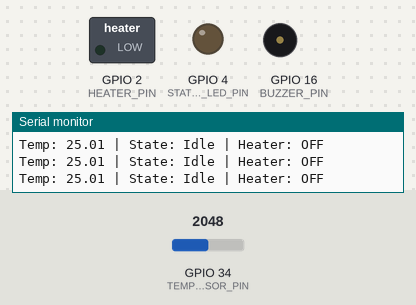
Bench run of a sketch on a simulated ESP32. Shown: switched loads named in the sketch (green lamp = pin HIGH), output pins drawn as LEDs (lit = HIGH), buzzer (waves = sounding, pin HIGH), the last lines printed to the serial monitor. Dashed ring = blinking. The inputs (shaded band) are chosen by the test bench; at power-on: GPIO 34 (TEMP_SENSOR_PIN) = 2048. Nothing arrives over Bluetooth unless stated.

Above: at 1.3 s.
1.4 s: GPIO 34 (TEMP_SENSOR_PIN) set to 2245
2.9 s: GPIO 34 (TEMP_SENSOR_PIN) set to 2321
At 3.4 s:
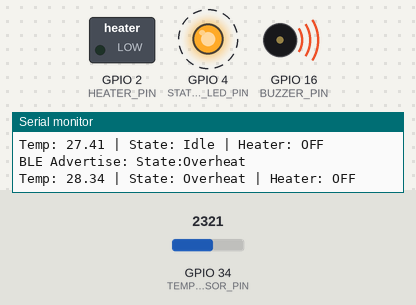
5.9 s: GPIO 34 (TEMP_SENSOR_PIN) set to 1942
8.9 s: GPIO 34 (TEMP_SENSOR_PIN) set to 1809
At 10.1 s:
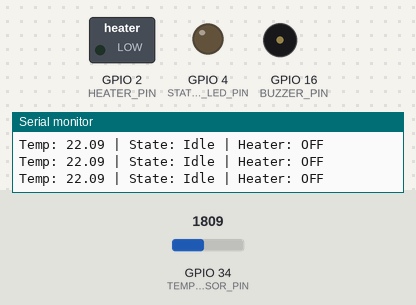
10.5 s: GPIO 34 (TEMP_SENSOR_PIN) set to 1684
12.0 s: GPIO 34 (TEMP_SENSOR_PIN) set to 1594
At 12.5 s:
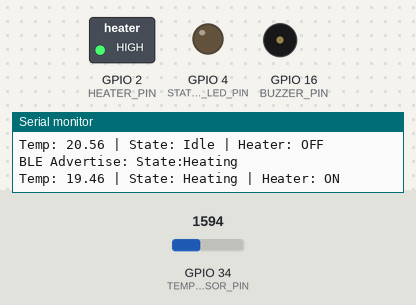
Timing chart, 0 to 14.5 s (numbered marks = the images above; inputs shaded):
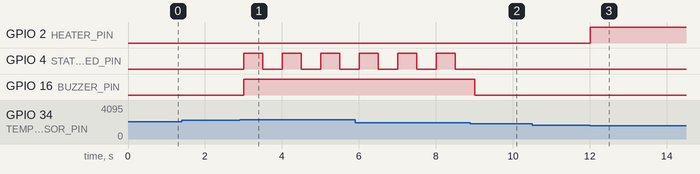

Measured:
- the behaviour switches between 2293 and 2294 on GPIO 34 (TEMP_SENSOR_PIN) (found by bisection; images 0 and 1)
- the behaviour switches between 1884 and 1883 on GPIO 34 (TEMP_SENSOR_PIN) (found by bisection; images 1 and 2)
- the behaviour switches between 1638 and 1637 on GPIO 34 (TEMP_SENSOR_PIN) (found by bisection; images 2 and 3)
- after the input at 2.9 s, GPIO 4 (STATUS_LED_PIN): alternates HIGH for 0.50 s and LOW for 0.50 s, starting after 0.10 s; GPIO 16 (BUZZER_PIN): LOW → HIGH after 0.10 s
- after the input at 8.9 s, GPIO 4 (STATUS_LED_PIN): stays LOW (without the input it goes to HIGH after 0.11 s); GPIO 16 (BUZZER_PIN): HIGH → LOW after 0.11 s
- after the input at 12.0 s, GPIO 2 (HEATER_PIN): LOW → HIGH at once

The sketch:

main.ino
```cpp
#include <Arduino.h>
#include "heater_fsm.h"
#include <BLEDevice.h>

const int TEMP_SENSOR_PIN = 34;
const int HEATER_PIN = 2;
const int STATUS_LED_PIN = 4;
const int BUZZER_PIN = 16;

HeaterFSM heater(TEMP_SENSOR_PIN, HEATER_PIN, STATUS_LED_PIN, BUZZER_PIN);

void HeaterTask(void *) {
  while (1) {
    heater.run();
    vTaskDelay(pdMS_TO_TICKS(500));
  }
}

void setup() {
  Serial.begin(115200);
  heater.init();
  xTaskCreatePinnedToCore(HeaterTask, "HeaterTask", 2048, NULL, 1, NULL, 1);
}

void loop() {}
```

heater_fsm.cpp
```cpp
#include "heater_fsm.h"
#include <Arduino.h>

#define HEATING_THRESHOLD    20.0
#define TARGET_TEMP          23.0
#define STAB_BAND            0.5
#define OVERHEAT_THRESHOLD   28.0
#define HOLD_MS            5000

HeaterFSM::HeaterFSM(int t, int h, int l, int b)
  : tempSensor(t), heater(h), led(l), buzzer(b),
    state(Idle), prevState(Idle), lastStable(0), pAdvertising(nullptr) {}

void HeaterFSM::init() {
  pinMode(heater, OUTPUT);
  pinMode(led, OUTPUT);
  pinMode(buzzer, OUTPUT);

  BLEDevice::init("HeaterFSM");
  pAdvertising = BLEDevice::getAdvertising();
  pAdvertising->setScanResponse(false);
  advertiseState();
  pAdvertising->start();
}

float HeaterFSM::readTemperature() {
  return analogRead(tempSensor) * 50.0 / 4095;
}

String HeaterFSM::stateToString() {
  switch(state) {
    case Idle:           return "Idle";
    case Heating:        return "Heating";
    case Stabilizing:    return "Stabilizing";
    case TargetReached:  return "Target";
    case Overheat:       return "Overheat";
    default:             return "Unknown";
  }
}

void HeaterFSM::advertiseState() {
  String advData = "State:" + stateToString();
  BLEAdvertisementData adv;
  adv.setName("HeaterFSM");
  adv.setManufacturerData(advData);
  if (pAdvertising) {
    pAdvertising->setAdvertisementData(adv);
    pAdvertising->start();
  }
  // Optional for debug:
  Serial.print("BLE Advertise: "); Serial.println(advData);
}

void HeaterFSM::updateState(float t) {
  prevState = state;
  switch(state) {
    case Idle:
      if (t < HEATING_THRESHOLD)        state = Heating;
      else if (t > OVERHEAT_THRESHOLD)  state = Overheat;
      break;
    case Heating:
      if (t >= TARGET_TEMP - STAB_BAND) state = Stabilizing;
      else if (t > OVERHEAT_THRESHOLD)  state = Overheat;
      break;
    case Stabilizing:
      if (t >= TARGET_TEMP - STAB_BAND && t <= TARGET_TEMP + STAB_BAND) {
        if (!lastStable) lastStable = millis();
        if (millis() - lastStable > HOLD_MS) state = TargetReached;
      } else {
        lastStable = 0;
        if (t < HEATING_THRESHOLD)      state = Heating;
        else if (t > OVERHEAT_THRESHOLD) state = Overheat;
      }
      break;
    case TargetReached:
      if (t < TARGET_TEMP - STAB_BAND)      state = Heating;
      else if (t > OVERHEAT_THRESHOLD)      state = Overheat;
      break;
    case Overheat:
      if (t < TARGET_TEMP) state = Idle;
      break;
  }
  if (state != prevState) advertiseState();
}

void HeaterFSM::controlOutputs() {
  digitalWrite(heater, (state == Heating || state == Stabilizing) ? HIGH : LOW);
  static unsigned long lastBlink = 0;
  static bool ledState = false;
  if (state == Overheat) {
    // Blink status LED at 2 Hz
    if (millis() - lastBlink > 250) {
      ledState = !ledState;
      digitalWrite(led, ledState);
      lastBlink = millis();
    }
    digitalWrite(buzzer, HIGH);
  } else if (state == TargetReached) {
    digitalWrite(led, HIGH);
    digitalWrite(buzzer, LOW);
    ledState = false;
  } else {
    digitalWrite(led, LOW);
    digitalWrite(buzzer, LOW);
    ledState = false;
  }
}

void HeaterFSM::log(float t) {
  Serial.print("Temp: "); Serial.print(t, 2);
  Serial.print(" | State: "); Serial.print(stateToString());
  Serial.print(" | Heater: "); Serial.println(digitalRead(heater) ? "ON" : "OFF");
}

void HeaterFSM::run() {
  float t = readTemperature();
  updateState(t);
  controlOutputs();
  log(t);
}
```

heater_fsm.h
```cpp
#pragma once
#include <BLEDevice.h>

enum HeaterState { Idle, Heating, Stabilizing, TargetReached, Overheat };

class HeaterFSM {
public:
    HeaterFSM(int tempPin, int heaterPin, int ledPin, int buzzerPin);
    void init();
    void run();
private:
    void updateState(float temp);
    float readTemperature();
    void controlOutputs();
    void log(float temp);
    void advertiseState();
    String stateToString();

    HeaterState state, prevState;
    int tempSensor, heater, led, buzzer;
    unsigned long lastStable;
    BLEAdvertising* pAdvertising;
};
```
